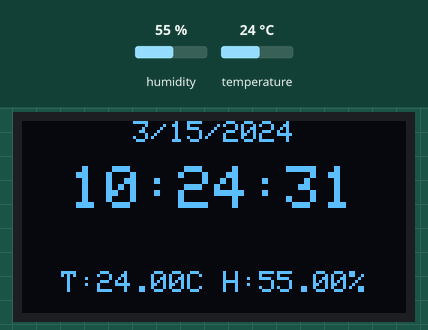
Simulated run of this program. Board: ESP32. Shown: 128×64 one-colour display. The inputs (shaded band) are chosen by the test bench; at power-on: humidity 55 %, temperature 24 °C. WiFi joins after 1.5 s; servers stay silent unless stated; network time is answered at once with the bench clock; the local clock reads 2024-03-15 10:24:30 at power-on unless the program sets it; EEPROM starts erased; no MQTT or app messages arrive unless stated; what the program prints to the serial monitor is not drawn.

Above: at 1.3 s.
1.4 s: humidity set to 22 %
At 3.8 s:
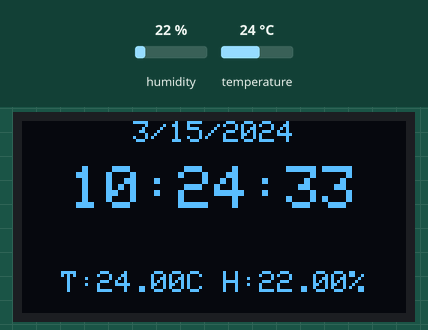
4.5 s: temperature set to 12 °C
At 7.8 s:
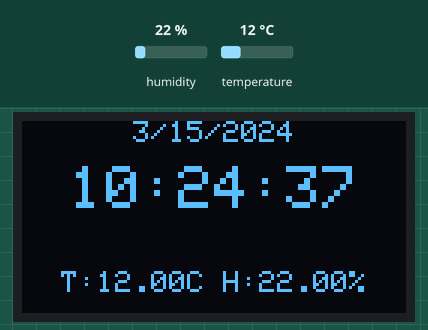
8.5 s: humidity set to 40 %
At 11.4 s:
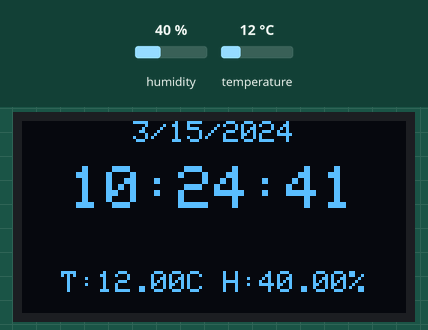
12.5 s: temperature set to 19 °C
At 15.8 s:
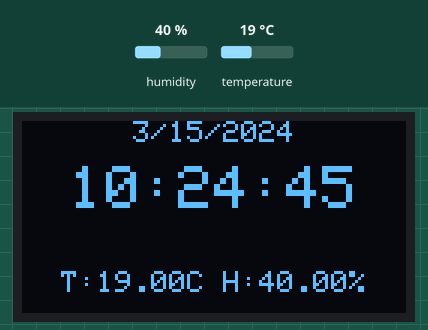
Timing chart, 0 to 17.3 s (numbered marks = the images above; inputs shaded):
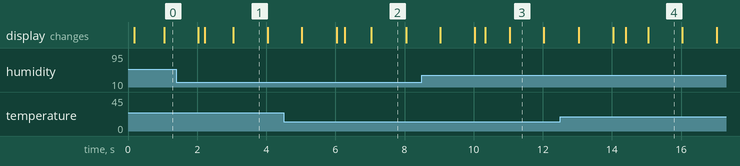

The program:

main.cpp
```cpp
#include <Arduino.h>
#include <Wire.h>
#include <Adafruit_GFX.h>
#include <Adafruit_SSD1306.h>
#include <DHT.h>
#include <DHT_U.h>
#include <WiFi.h>
#include <WiFiUdp.h>
#include <WiFiClientSecure.h>
#include <NTPClient.h>
#include <ESPAsyncWebServer.h>
#include <Preferences.h>
#include <ArduinoOTA.h>
#include <PubSubClient.h> // MQTT library
#include <ArduinoJson.h>  // JSON library

#define SCREEN_WIDTH 128
#define SCREEN_HEIGHT 64
#define OLED_RESET -1
#define OLED_ADDRESS 0x3C
Adafruit_SSD1306 display(SCREEN_WIDTH, SCREEN_HEIGHT, &Wire, OLED_RESET);

#define DHTPIN 4
#define DHTTYPE DHT11
DHT dht(DHTPIN, DHTTYPE);

WiFiUDP ntpUDP;
NTPClient timeClient(ntpUDP, "pool.ntp.org", -28800, 60000);
Preferences preferences;
AsyncWebServer server(80);

// Global WiFiClient and WiFiClientSecure
WiFiClient espClient;
WiFiClientSecure sslClient;  // Secure WiFiClient for MQTT

// MQTT client
PubSubClient mqttClient(espClient);

// AWS IoT settings
const char* mqtt_server = "a2hsbhskjdnch7-ats.iot.us-east-2.amazonaws.com"; // Replace with your AWS IoT endpoint
const int mqtt_port = 8883; // Default secure MQTT port
const char* mqtt_topic = "sensor/data"; // MQTT topic to publish sensor data
unsigned long lastPublishTime = 0;
const unsigned long publishInterval = 60000; // 1 minute

// AWS IoT certificates (downloaded from the AWS IoT console)
const char* cert = R"KEY(-----BEGIN CERTIFICATE-----
-----END CERTIFICATE-----
)KEY";   // Replace with your certificate
const char* privateKey = R"KEY(-----BEGIN RSA PRIVATE KEY-----

-----END RSA PRIVATE KEY-----
)KEY"; // Replace with your private key
const char* caCert = R"KEY(-----BEGIN CERTIFICATE-----

-----END CERTIFICATE-----)KEY"; // Replace with your CA certificate

const char* wifiSetupPage = R"rawliteral(
<!DOCTYPE html>
<html lang="en">
<head>
    <meta charset="UTF-8">
    <meta name="viewport" content="width=device-width, initial-scale=1.0">
    <title>WiFi Setup</title>
    <style>
        body { font-family: Arial, sans-serif; background-color: #f4f4f4; text-align: center; padding: 50px; }
        .container { background: #fff; padding: 20px; border-radius: 10px; box-shadow: 0 0 10px rgba(0,0,0,0.1); display: inline-block; text-align: left; }
        h2 { color: #333; text-align: center; }
        label { display: block; margin: 10px 0 5px; font-weight: bold; }
        input, button { width: 90%; padding: 10px; margin: 10px auto; border-radius: 5px; display: block; border: 1px solid #ccc; }
        button { background: rgb(116, 119, 123); color: white; border: none; cursor: pointer; }
        button:hover { background: #0056b3; }
    </style>
</head>
<body>
    <div class="container">
        <h2>WiFi Setup</h2>
        <form action="/save" method="POST">
            <label>SSID:</label>
            <input type="text" name="ssid" required>
            <label>Password:</label>
            <input type="password" name="password" required>
            <button type="submit">Save & Connect</button>
        </form>
    </div>
</body>
</html>
)rawliteral";

void mqttCallback(char* topic, byte* payload, unsigned int length);

void displayMessage(const char* line1, const char* line2, const char* line3);
void connectToMQTT() {
    while (!mqttClient.connected()) {
        Serial.print("Connecting to MQTT...");
        if (mqttClient.connect("ESP32_Client")) {
            Serial.println("Connected!");
        } else {
            Serial.print("Failed, rc=");
            Serial.print(mqttClient.state());
            delay(5000);
        }
    }
}

void displayMessage(const char* line1, const char* line2, const char* line3) {
    display.clearDisplay();
    display.setTextSize(1);
    display.setCursor(10, 10);
    display.println(line1);
    display.setCursor(10, 25);
    display.println(line2);
    display.setCursor(10, 40);
    display.println(line3);
    display.display();
}

void mqttCallback(char* topic, byte* payload, unsigned int length) {
    // Handle incoming messages if necessary
    Serial.print("Message arrived on topic: ");
    Serial.print(topic);
    Serial.print(". Message: ");

    // Print the received payload
    for (unsigned int i = 0; i < length; i++) {
        Serial.print((char)payload[i]);
    }
    Serial.println();
}

void setup() {
    Serial.begin(115200);
    display.begin(SSD1306_SWITCHCAPVCC, OLED_ADDRESS);
    display.clearDisplay();
    display.setTextSize(1);
    display.setTextColor(SSD1306_WHITE);

    // Setup DHT sensor
    dht.begin();

    // WiFi setup
    preferences.begin("wifi", false);
    String ssid = preferences.getString("ssid", "");
    String password = preferences.getString("password", "");

    if (ssid == "" || password == "") {
        WiFi.softAP("ESP32-Setup");
        displayMessage("Setup WiFi", "Connect to ESP32", "Open 192.168.4.1");
        server.on("/", HTTP_GET, [](AsyncWebServerRequest *request) {
            request->send(200, "text/html", wifiSetupPage);
        });
        server.on("/save", HTTP_POST, [](AsyncWebServerRequest *request) {
            String new_ssid = request->arg("ssid");
            String new_password = request->arg("password");
            if (!new_ssid.isEmpty() && !new_password.isEmpty()) {
                preferences.putString("ssid", new_ssid);
                preferences.putString("password", new_password);
                request->send(200, "text/html", "<h3>WiFi Saved! Rebooting...</h3>");
                delay(2000);
                ESP.restart();
            }
        });
        server.begin();
    } else {
        WiFi.begin(ssid.c_str(), password.c_str());
        Serial.print("Connecting to WiFi: ");
        Serial.println(ssid);
        int attempts = 0;
        while (WiFi.status() != WL_CONNECTED && attempts < 30) {
            delay(500);
            Serial.print(".");
            attempts++;
        }
        if (WiFi.status() == WL_CONNECTED) {
            displayMessage("WiFi Connected!", WiFi.localIP().toString().c_str(), "");
            server.begin();
        } else {
            displayMessage("False Credential", "Connect to ESP32 WiFi", "Go to 192.168.4.1");
            delay(5000);
            preferences.clear();
            ESP.restart();
        }
    }

    // Set up MQTT
    mqttClient.setServer(mqtt_server, mqtt_port);
    mqttClient.setCallback(mqttCallback);

    // Set up secure MQTT client with certificates
    sslClient.setCACert(caCert);
    sslClient.setCertificate(cert);
    sslClient.setPrivateKey(privateKey);
    mqttClient.setClient(sslClient);

    // Connect to MQTT server
    connectToMQTT();
}

String createJSONPayload(float temperature, float humidity, String date, String time) {
    StaticJsonDocument<256> doc;
    doc["temperature"] = temperature;
    doc["humidity"] = humidity;
    doc["date"] = date;
    doc["time"] = time;

    String output;
    serializeJson(doc, output);
    return output;
}

void loop() {
    timeClient.update();
    unsigned long epochTime = timeClient.getEpochTime();
    struct tm *ptm = gmtime((time_t *)&epochTime);
    String formattedDate = String(ptm->tm_mon + 1) + "/" + String(ptm->tm_mday) + "/" + String(ptm->tm_year + 1900);
    String formattedTime = timeClient.getFormattedTime();

    float humidity = dht.readHumidity();
    float temperature = dht.readTemperature();

    // Debug: Print values to Serial Monitor
    Serial.print("Temperature: ");
    Serial.print(temperature);
    Serial.print(" °C, Humidity: ");
    Serial.print(humidity);
    Serial.println(" %");

    if (isnan(humidity) || isnan(temperature)) {
        Serial.println("DHT Sensor Error!");
        return;
    }

    // Update OLED display with sensor data
    display.clearDisplay();

    // Display Date
    display.setTextSize(1);
    int16_t x1, y1;
    uint16_t w, h;
    display.getTextBounds(formattedDate, 0, 0, &x1, &y1, &w, &h);
    display.setCursor((SCREEN_WIDTH - w) / 2, 0);  // Center the text
    display.print(formattedDate);

   // Ensure variables are properly initialized
    if (formattedTime != nullptr && !formattedTime.isEmpty()) {
        display.setTextSize(2);
        display.getTextBounds(formattedTime, 0, 0, &x1, &y1, &w, &h);
        display.setCursor((SCREEN_WIDTH - w) / 2, 15);  // Center the text
        display.print(formattedTime);
    }

    // Display Temperature and Humidity
    if (!isnan(temperature) && !isnan(humidity)) {
        display.setTextSize(1);
        String tempHum = "T:" + String(temperature) + "C H:" + String(humidity) + "%";
        display.getTextBounds(tempHum, 0, 0, &x1, &y1, &w, &h);
        display.setCursor((SCREEN_WIDTH - w) / 2, 50);  // Center the text
        display.print(tempHum);
    }

    display.display();  // Refresh the display with new data
    // delay(500);  // Update every 2 seconds
// Send MQTT message with sensor data
  // Check if it's time to send data (every 60 seconds)
  if (millis() - lastPublishTime >= publishInterval) {
    lastPublishTime = millis();
    String payload = createJSONPayload(temperature, humidity, formattedDate, formattedTime);
    mqttClient.publish(mqtt_topic, payload.c_str());
  }

    mqttClient.loop();
    // delay(5000);  // Adjust delay as needed
}
```

Measured:
- what the display in image 1 shows lasts 1.0 s, from 3.0 s to 4.0 s
